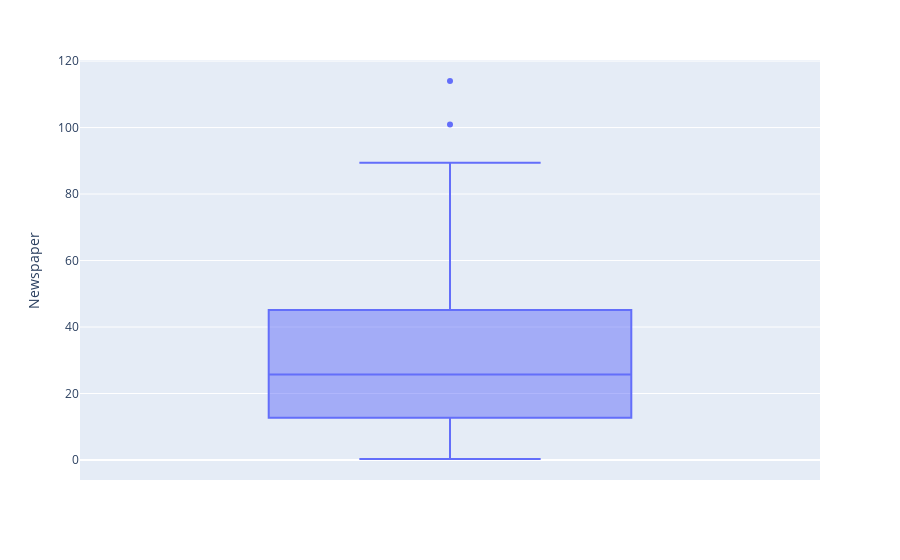

Notebook source saved alongside this figure:
### Code cell
fig1 = px.box(df , y=df['Newspaper'])
fig1.show()

### Figure 1 — Plotly figure (JSON) as saved in the notebook; plotly's stock layout.template omitted (floating-point values rounded to 4 significant figures; data arrays with more than 128 entries replaced by an {"elided": "..."} marker saying what was removed)
{"data": [{"alignmentgroup": "True", "hovertemplate": "Newspaper=%{y}<extra></extra>", "legendgroup": "", "marker": {"color": "#636efa"}, "name": "", "notched": false, "offsetgroup": "", "orientation": "v", "showlegend": false, "type": "box", "x0": " ", "xaxis": "x", "y": {"elided": "200 float values"}, "y0": " ", "yaxis": "y"}], "layout": {"boxmode": "group", "legend": {"tracegroupgap": 0}, "margin": {"t": 60}, "xaxis": {"anchor": "y", "domain": [0, 1]}, "yaxis": {"anchor": "x", "domain": [0, 1], "title": {"text": "Newspaper"}}}}
